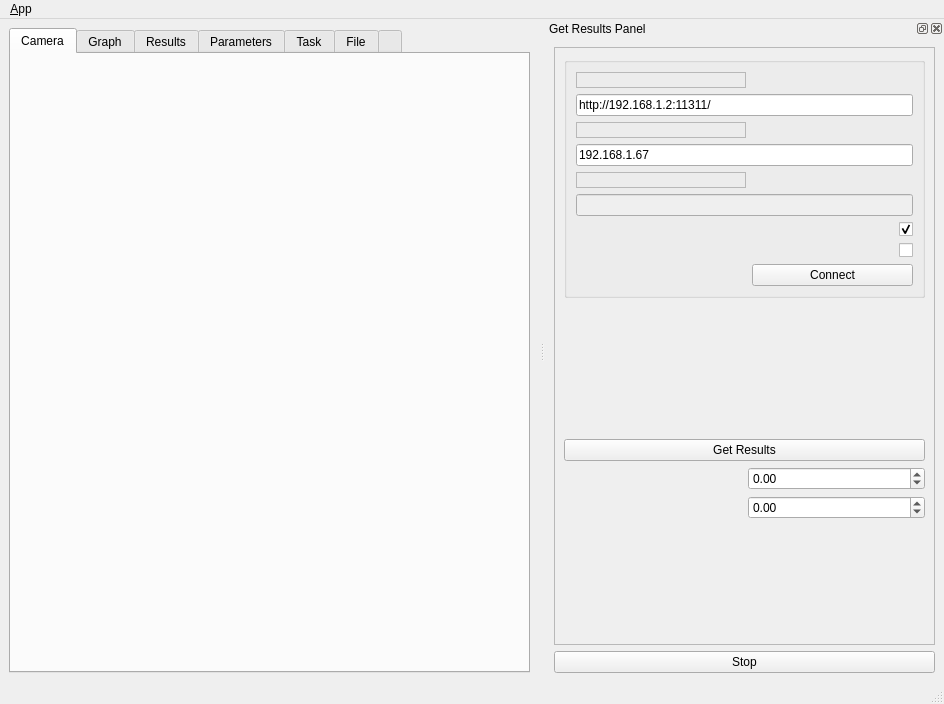
<?xml version="1.0" encoding="UTF-8"?>

<!--
 -  main_window.ui
 -  Description: QT based Gui panel for POW system
 -
 -  Copyright (c) 2013, Centre for Intelligent Mechatronics Systems, University of Technology, Sydney, Australia.
 -  All rights reserved.
 -
 -  This software was developed as a part of an industry based research project on Assistive Robotic Devices.
 -
 -  Author: Bojan Andonovski
 -  Date: 25/01/2013
 -
 -  Rev History:
 -       0.0 - Bojan Andonovski
-->

<ui version="4.0">
 <class>MainWindowDesign</class>
 <widget class="QMainWindow" name="MainWindowDesign">
  <property name="geometry">
   <rect>
    <x>0</x>
    <y>0</y>
    <width>944</width>
    <height>704</height>
   </rect>
  </property>
  <property name="windowTitle">
   <string>QRosApp</string>
  </property>
  <property name="windowIcon">
   <iconset resource="../resources/images.qrc">
    <normaloff>:/images/icon.png</normaloff>:/images/icon.png</iconset>
  </property>
  <property name="locale">
   <locale language="English" country="Australia"/>
  </property>
  <widget class="QWidget" name="centralwidget">
          
        <layout class="QHBoxLayout">
            <item>
            <widget class="QTabWidget" name="tab_manager">
            <property name="minimumSize">
            <size>
                <width>100</width>
                <height>0</height>
            </size>
            </property>
            <property name="locale">
            <locale language="English" country="Australia"/>
            </property>
            <property name="currentIndex">
            <number>0</number>
            </property>
            <widget class="QWidget" name="tab">
            <attribute name="title">
                <string>Camera</string>
            </attribute>
            <widget class="QLabel" name="camera">
                <property name="geometry">
                <rect>
                <x>80</x>
                <y>130</y>
                <width>650</width>
                <height>500</height>
                </rect>
                </property>
            </widget>
            </widget>
            
            
            
            <!-- New QT widget -->
            <widget class="QWidget" name="tab_o">
            <attribute name="title">
                <string>Graph</string>
            </attribute>
            <widget class="QLabel" name="plotgraph">
                <property name="geometry">
                <rect>
                <x>50</x>
                <y>60</y>
                <width>800</width>
                <height>800</height>
                </rect>
                </property>
            </widget>
            </widget>
                  
            <!-- New QWT widget -->
            <widget class="QWidget" name="tab_o">
            <attribute name="title">
                <string>Results</string>
            </attribute>
            <widget class="QLabel" name="results">
                <property name="geometry">
                <rect>
                <x>30</x>
                <y>30</y>
                <width>130</width>
                <height>80</height>
                </rect>
                </property>
            </widget>
            </widget>
            
            <!-- New QWT widget -->
            <widget class="QWidget" name="tab_o">
            <attribute name="title">
                <string>Parameters</string>
            </attribute>
            <widget class="QLabel" name="parameters">
                <property name="geometry">
                <rect>
                <x>50</x>
                <y>60</y>
                <width>320</width>
                <height>450</height>
                </rect>
                </property>
            </widget>
            </widget>
            
            <!-- New QWT widget -->
            <widget class="QWidget" name="tab_o">
            <attribute name="title">
                <string>Task</string>
            </attribute>
            <widget class="QLabel" name="task_running">
                <property name="geometry">
                <rect>
                <x>30</x>
                <y>30</y>
                <width>290</width>
                <height>80</height>
                </rect>
                </property>
            </widget>
            </widget>
            
            <!-- New QWT widget -->
            <widget class="QWidget" name="tab_o">
            <attribute name="title">
                <string>File</string>
            </attribute>
            <widget class="QLabel" name="file_playing">
                <property name="geometry">
                <rect>
                <x>30</x>
                <y>30</y>
                <width>290</width>
                <height>80</height>
                </rect>
                </property>
            </widget>
            </widget>
            
            
  										<!-- New QWT widget -->
            <widget class="QWidget" name="tab_status">
            <attribute name="title">
                <string></string>
            </attribute>
            <layout class="QVBoxLayout" name="verticalLayout_2">
                <item>
                <widget class="QGroupBox" name="groupBox_12">
                <property name="sizePolicy">
                <sizepolicy hsizetype="MinimumExpanding" vsizetype="Preferred">
                    <horstretch>0</horstretch>
                    <verstretch>0</verstretch>
                </sizepolicy>
                </property>
                <property name="title">
                <string>Logging</string>
                </property>
                <layout class="QGridLayout" name="gridLayout_3">
                <item row="0" column="0">
                    <widget class="QListView" name="view_logging"/>
                </item>
                </layout>
                </widget>
                </item>
            </layout>
            </widget>
            </widget>
            </item>
        </layout>
    

  </widget>
  <widget class="QMenuBar" name="menubar">
   <property name="geometry">
    <rect>
     <x>0</x>
     <y>0</y>
     <width>944</width>
     <height>28</height>
    </rect>
   </property>
   <widget class="QMenu" name="menu_File">
    <property name="title">
     <string>&amp;App</string>
    </property>
    <addaction name="action_Preferences"/>
    <addaction name="separator"/>
    <addaction name="actionAbout"/>
    <addaction name="actionAbout_Qt"/>
    <addaction name="separator"/>
    <addaction name="action_Quit"/>
   </widget>
   <addaction name="menu_File"/>
  </widget>
  
  <widget class="QStatusBar" name="statusbar"/>
  <widget class="QDockWidget" name="dock_status">
      
   <property name="sizePolicy">
    <sizepolicy hsizetype="Minimum" vsizetype="Preferred">
     <horstretch>0</horstretch>
     <verstretch>0</verstretch>
    </sizepolicy>
   </property>
   <property name="minimumSize">
    <size>
     <width>399</width>
     <height>635</height>
    </size>
   </property>
   <property name="allowedAreas">
    <set>Qt::RightDockWidgetArea</set>
   </property>
   <property name="windowTitle">
    <string>Get Results Panel</string>
   </property>
   <attribute name="dockWidgetArea">
    <number>2</number>
   </attribute>
   <widget class="QWidget" name="dockWidgetContents_2">
    <layout class="QVBoxLayout" name="verticalLayout">
     <item>
      <widget class="QFrame" name="frame">
       <property name="sizePolicy">
        <sizepolicy hsizetype="Minimum" vsizetype="Preferred">
         <horstretch>0</horstretch>
         <verstretch>0</verstretch>
        </sizepolicy>
       </property>
       <property name="frameShape">
        <enum>QFrame::StyledPanel</enum>
       </property>
       <property name="frameShadow">
        <enum>QFrame::Raised</enum>
       </property>
       <layout class="QVBoxLayout" name="verticalLayout_3">
        <item>
         <widget class="QGroupBox" name="groupBox">
          <property name="title">
           
          </property>
          <layout class="QGridLayout" name="gridLayout">
           <item row="0" column="0">
            <widget class="QLabel" name="label">
             <property name="frameShape">
              <enum>QFrame::StyledPanel</enum>
             </property>
             <property name="frameShadow">
              <enum>QFrame::Raised</enum>
             </property>
             <property name="text">
            
             </property>
            </widget>
           </item>
           <item row="1" column="0" colspan="2">
            <widget class="QLineEdit" name="line_edit_master">
             <property name="text">
              <string>http://192.168.1.2:11311/</string>
             </property>
            </widget>
           </item>
           <item row="2" column="0">
            <widget class="QLabel" name="label_2">
             <property name="frameShape">
              <enum>QFrame::StyledPanel</enum>
             </property>
             <property name="frameShadow">
              <enum>QFrame::Raised</enum>
             </property>
             <property name="text">
             
             </property>
            </widget>
           </item>
           <item row="3" column="0" colspan="2">
            <widget class="QLineEdit" name="line_edit_host">
             <property name="text">
              <string>192.168.1.67</string>
             </property>
            </widget>
           </item>
           <item row="4" column="0">
            <widget class="QLabel" name="label_3">
             <property name="frameShape">
              <enum>QFrame::StyledPanel</enum>
             </property>
             <property name="frameShadow">
              <enum>QFrame::Raised</enum>
             </property>
             <property name="text">
           
             </property>
            </widget>
           </item>
           <item row="5" column="0" colspan="2">
            <widget class="QLineEdit" name="line_edit_topic">
             <property name="enabled">
              <bool>false</bool>
             </property>
             <property name="text">
              <string></string>
             </property>
            </widget>
           </item>
           <item row="6" column="0" colspan="2">
            <widget class="QCheckBox" name="checkbox_useEnvironment">
             <property name="layoutDirection">
              <enum>Qt::RightToLeft</enum>
             </property>
             <property name="text">
              <string></string>
             </property>
             <property name="checked">
              <bool>true</bool>
             </property>
            </widget>
           </item>
           <item row="7" column="0" colspan="2">
            <widget class="QCheckBox" name="checkbox_remember_settings">
             <property name="layoutDirection">
              <enum>Qt::RightToLeft</enum>
             </property>
             <property name="text">
              <string></string>
             </property>
            </widget>
           </item>
           <item row="8" column="0">
            <spacer name="horizontalSpacer">
             <property name="orientation">
              <enum>Qt::Horizontal</enum>
             </property>
             <property name="sizeHint" stdset="0">
              <size>
               <width>170</width>
               <height>21</height>
              </size>
             </property>
            </spacer>
           </item>
           <item row="8" column="1">
            <widget class="QPushButton" name="button_connect">
             <property name="enabled">
              <bool>true</bool>
             </property>
             <property name="sizePolicy">
              <sizepolicy hsizetype="MinimumExpanding" vsizetype="Fixed">
               <horstretch>0</horstretch>
               <verstretch>0</verstretch>
              </sizepolicy>
             </property>
             <property name="toolTip">
              <string>Set the target to the current joint trajectory state.</string>
             </property>
             <property name="statusTip">
              <string>Clear all waypoints and set the target to the current joint trajectory state.</string>
             </property>
             <property name="text">
              <string>Connect</string>
             </property>
            </widget>
           </item>
          </layout>
         </widget>
        </item>
        <item>
         <spacer name="verticalSpacer_3">
          <property name="orientation">
           <enum>Qt::Vertical</enum>
          </property>
          <property name="sizeHint" stdset="0">
           <size>
            <width>20</width>
            <height>40</height>
           </size>
          </property>
         </spacer>
        </item>
        <item>
         <spacer name="horizontalSpacer1">
          <property name="orientation">
           <enum>Qt::Horizontal</enum>
          </property>
          <property name="sizeHint" stdset="0">
           <size>
            <width>170</width>
            <height>21</height>
           </size>
          </property>
         </spacer>
        </item>
        <item>
         <widget class="QPushButton" name="button_controlMotor">
          <property name="enabled">
           <bool>true</bool>
          </property>
          <property name="sizePolicy">
           <sizepolicy hsizetype="MinimumExpanding" vsizetype="Fixed">
            <horstretch>0</horstretch>
            <verstretch>0</verstretch>
           </sizepolicy>
          </property>
          <property name="toolTip">
           <string>Set the target to the current joint trajectory state.</string>
          </property>
          <property name="statusTip">
           <string>Clear all waypoints and set the target to the current joint trajectory state.</string>
          </property>
          <property name="text">
           <string>Get Results</string>
          </property>
          <property name="Checkable" stdset="1">
           <bool>true</bool>
          </property>
         </widget>
        </item>
        <item>
         <layout class="QHBoxLayout" name="horizontalLayout">
          <item>
           <widget class="QLabel" name="labelSpeed">
            <property name="text">
             <string>&amp;</string>
            </property>
            <property name="buddy">
             <cstring>doubleSpinBox_speed</cstring>
            </property>
           </widget>
          </item>
          <item>
           <widget class="QDoubleSpinBox" name="doubleSpinBox_speed">
            <property name="minimum">
             <double>-64.000000000000000</double>
            </property>
            <property name="maximum">
             <double>64.000000000000000</double>
            </property>
           </widget>
          </item>
         </layout>
        </item>
        <item>
         <layout class="QHBoxLayout" name="horizontalLayout1">
          <item>
           <widget class="QLabel" name="labelTurn">
            <property name="text">
             <string>&amp;</string>
            </property>
            <property name="buddy">
             <cstring>doubleSpinBox_turn</cstring>
            </property>
           </widget>
          </item>
          <item>
           <widget class="QDoubleSpinBox" name="doubleSpinBox_turn">
            <property name="minimum">
             <double>-64.000000000000000</double>
            </property>
            <property name="maximum">
             <double>64.000000000000000</double>
            </property>
           </widget>
          </item>
         </layout>
        </item>
        <item>
         <spacer name="verticalSpacer_4">
          <property name="orientation">
           <enum>Qt::Vertical</enum>
          </property>
          <property name="sizeHint" stdset="0">
           <size>
            <width>20</width>
            <height>116</height>
           </size>
          </property>
         </spacer>
        </item>
       </layout>
      </widget>
     </item>
     <item>
      <widget class="QPushButton" name="button_stop">
       <property name="sizePolicy">
        <sizepolicy hsizetype="MinimumExpanding" vsizetype="Fixed">
         <horstretch>0</horstretch>
         <verstretch>0</verstretch>
        </sizepolicy>
       </property>
       <property name="text">
        <string>Stop</string>
       </property>
      </widget>
     </item>
    </layout>
   </widget>
  </widget>
  
  <action name="action_Quit">
   <property name="text">
    <string>&amp;Quit</string>
   </property>
   <property name="shortcut">
    <string>Ctrl+Q</string>
   </property>
   <property name="shortcutContext">
    <enum>Qt::ApplicationShortcut</enum>
   </property>
  </action>
  <action name="action_Preferences">
   <property name="text">
    <string>&amp;Preferences</string>
   </property>
  </action>
  <action name="actionAbout">
   <property name="text">
    <string>&amp;About</string>
   </property>
  </action>
  <action name="actionAbout_Qt">
   <property name="text">
    <string>About &amp;Qt</string>
   </property>
  </action>
 </widget>
 
 
 <resources>
  <include location="../resources/images.qrc"/>
 </resources>
 <connections>
  <connection>
   <sender>action_Quit</sender>
   <signal>triggered()</signal>
   <receiver>MainWindowDesign</receiver>
   <slot>close()</slot>
   <hints>
    <hint type="sourcelabel">
     <x>-1</x>
     <y>-1</y>
    </hint>
    <hint type="destinationlabel">
     <x>399</x>
     <y>299</y>
    </hint>
   </hints>
  </connection>
  <connection>
   <sender>quit_button</sender>
   <signal>clicked()</signal>
   <receiver>MainWindowDesign</receiver>
   <slot>close()</slot>
   <hints>
    <hint type="sourcelabel">
     <x>859</x>
     <y>552</y>
    </hint>
    <hint type="destinationlabel">
     <x>469</x>
     <y>299</y>
    </hint>
   </hints>
  </connection>
 </connections>
</ui>
